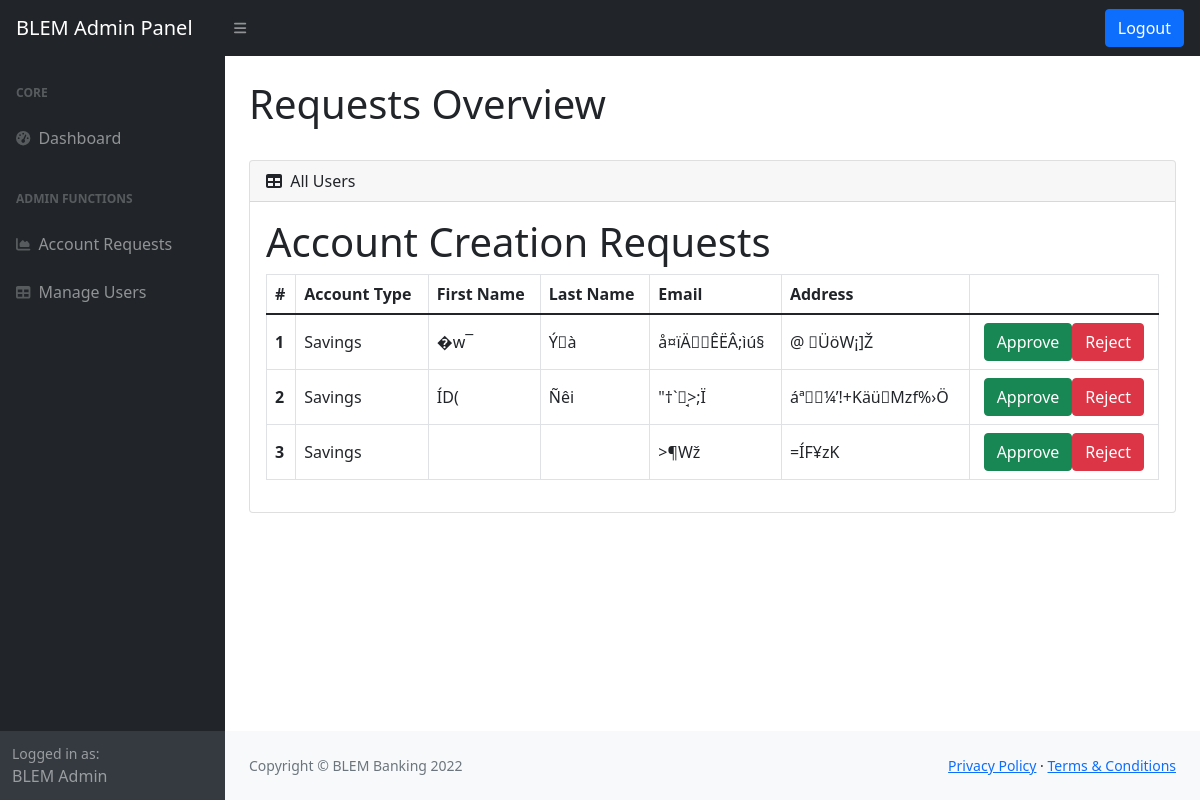
The page /pages/admin_pages/account_requests.php (signed in) on the database as committed earlier.
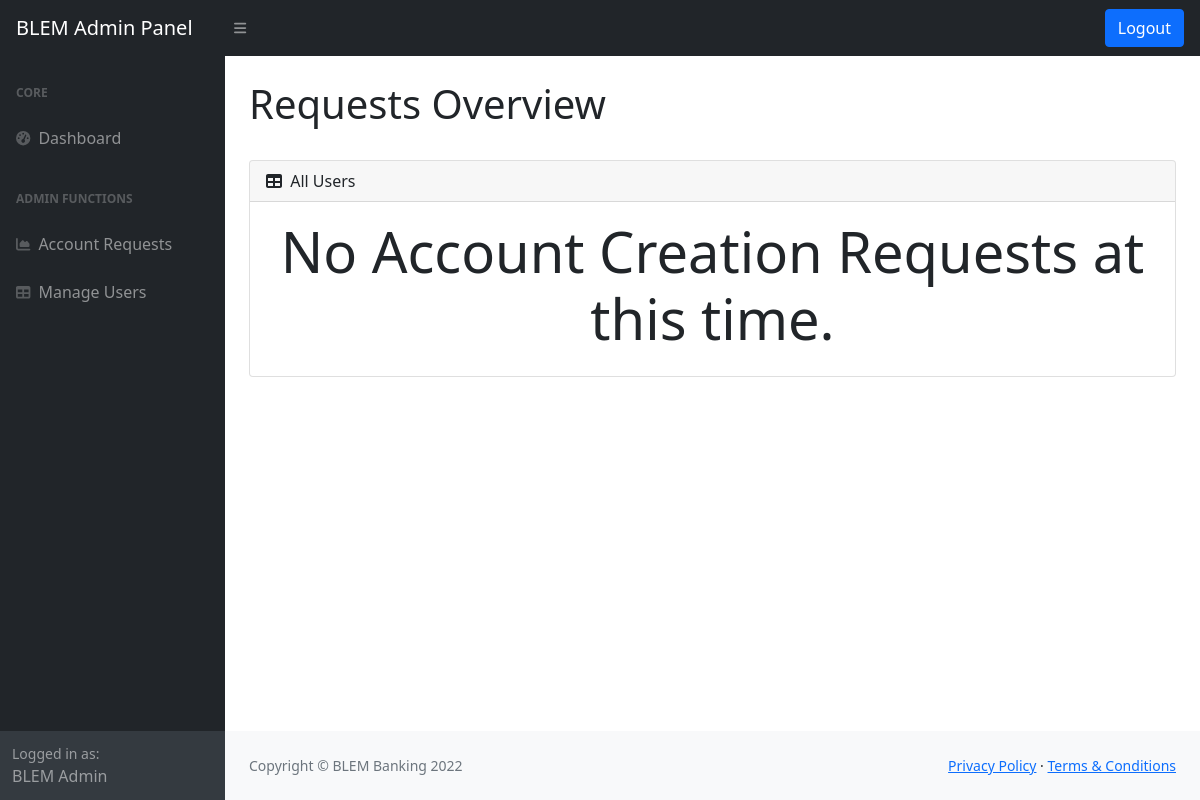
The same page on the database as committed later.
### tables this page shows
CREATE TABLE `acc_request` (
  `ID` int(50) NOT NULL,
  `acc_type` varchar(255) NOT NULL,
  `username` varchar(50) NOT NULL,
  `password` varchar(255) NOT NULL,
  `email` varchar(50) NOT NULL,
  `fname` varchar(50) NOT NULL,
  `lname` varchar(50) NOT NULL,
  `address` varchar(100) NOT NULL
);

### pages/admin_pages/account_requests.php (the view, shortened to what this page needs)
<?php
  include "../../lib/admin_request_handler.php";
?>
<html lang="en">
  <head>
    <link href="https://cdn.jsdelivr.net/npm/simple-datatables@latest/dist/style.css" rel="stylesheet" />
    <link href="../../styles/admin_styles.css" rel="stylesheet" />
  </head>
    <body class="sb-nav-fixed">
      <nav class="sb-topnav navbar navbar-expand navbar-dark bg-dark">
          <a class="navbar-brand ps-3" href="index.html">BLEM Admin Panel</a>
          <button class="btn btn-link btn-sm order-1 order-lg-0 me-4 me-lg-0" id="sidebarToggle" href="#!"><i class="fas fa-bars"></i></button>
          <form class="d-none d-md-inline-block form-inline ms-auto me-0 me-md-3 my-2 my-md-0" action="" method="post">
            <button name="logout" class="btn btn-primary form-inline my-2 my-lg-0">
              Logout
            </button>
          </form>
      </nav>
      <div id="layoutSidenav">
          <div id="layoutSidenav_nav">
              <nav class="sb-sidenav accordion sb-sidenav-dark" id="sidenavAccordion">
                  <div class="sb-sidenav-menu">
                      <div class="nav">
                          <div class="sb-sidenav-menu-heading">Core</div>
                          <a class="nav-link" href="admin_homepage.php">
                              <div class="sb-nav-link-icon"><i class="fas fa-tachometer-alt"></i></div>
                              Dashboard
                          </a>
                          <div class="sb-sidenav-menu-heading">Admin Functions</div>
                          <a class="nav-link" href="account_requests.php">
                              <div class="sb-nav-link-icon"><i class="fas fa-chart-area"></i></div>
                              Account Requests
                          </a>
                          <a class="nav-link" href="admin_manage.php">
                              <div class="sb-nav-link-icon"><i class="fas fa-table"></i></div>
                              Manage Users
                          </a>
                      </div>
                  </div>
                  <div class="sb-sidenav-footer">
                      <div class="small">Logged in as:</div>
                      BLEM Admin
                  </div>
              </nav>
          </div>
          <div id="layoutSidenav_content">
              <main>
                  <div class="container-fluid px-4">
                      <h1 class="mt-4">Requests Overview</h1>
                      <div class="card mb-4">
                          <div class="card-header">
                              <i class="fas fa-table me-1"></i>
                              All Users
                          </div>
                          <div class="card-body">
                              <?php
                                $query = "SELECT * FROM `acc_request`";
                                $result = $db->query($query);
                                if ($result->num_rows == 0) {
                                  echo '<div class="no-requests">';
                                  echo '<h1 class="display-4" style="text-align: center;">No Account Creation Requests at this time.</h1>';
                                  echo '</div>';
                                }else{
                                  echo '<div class="requests-title">';
                                  echo '<h1>Account Creation Requests</h1>';
                                  echo '</div>';
                                  echo '<table class="table table-bordered">';
                                  echo '<thead>';
                                  echo '<tr>';
                                  echo '<th class="align-middle" scope="col">#</th>';
                                  echo '<th class="align-middle" scope="col">Account Type</th>';
                                  echo '<th class="align-middle" scope="col">First Name</th>';
                                  echo '<th class="align-middle" scope="col">Last Name</th>';
                                  echo '<th class="align-middle" scope="col">Email</th>';
                                  echo '<th class="align-middle" scope="col">Address</th>';
                                  echo '<th class="align-middle" scope="col"></th>';
                                  echo '</tr>';
                                  echo '</thead>';
                                  echo '<tbody>';
                                  $count = 1;
                                  while ($row = $result->fetch_assoc()) {
                                    echo '<tr>';
                                    echo '<form action="" method="post">';
                                    echo '<th class="align-middle" scope="row">'.$count.'</th>';
                                    echo '<td class="align-middle">'.$row['acc_type'].'</td>';
                                    echo '<td class="align-middle">'.openssl_decrypt($row['fname'], $_SESSION['ciphering'], $_SESSION['key'], $_SESSION['options'], $_SESSION['encryption_iv']).'</td>';
                                    echo '<td class="align-middle">'.openssl_decrypt($row['lname'], $_SESSION['ciphering'], $_SESSION['key'], $_SESSION['options'], $_SESSION['encryption_iv']).'</td>';
                                    echo '<td class="align-middle">'.openssl_decrypt($row['email'], $_SESSION['ciphering'], $_SESSION['key'], $_SESSION['options'], $_SESSION['encryption_iv']).'</td>';
                                    echo '<td class="align-middle">'.openssl_decrypt($row['address'], $_SESSION['ciphering'], $_SESSION['key'], $_SESSION['options'], $_SESSION['encryption_iv']).'</td>';
                                    echo '<td class="align-middle">';
                                    echo '<center>';
                                    echo '<button name="approve" class="btn btn-success form-inline my-2 my-lg-0 mr-2 ml-2">';
                                    echo 'Approve';
                                    echo '</button>';
                                    echo '<button name="reject" class="btn btn-danger form-inline my-2 my-lg-0" mr-2 ml-2>';
                                    echo 'Reject';
                                    echo '</button>';
                                    echo '</td>';
                                    echo '</form>';
                                    echo '</tr>';
                                    $count++;
                                  }
                                  echo '</tbody>';
                                  echo '</table>';
                                }
                              ?>
                          </div>
                      </div>
                  </div>
              </main>
              <footer class="py-4 bg-light mt-auto">
                  <div class="container-fluid px-4">
                      <div class="d-flex align-items-center justify-content-between small">
                          <div class="text-muted">Copyright &copy; BLEM Banking 2022</div>
                          <div>
                              <a href="#">Privacy Policy</a>
                              &middot;
                              <a href="#">Terms &amp; Conditions</a>
                          </div>
                      </div>
                  </div>
              </footer>
          </div>
      </div>
  </body>
</html>

Rows that differ between the two databases and show on the page:
removed acc_request: acc_type "Savings", fname "�w¯", lname "Ý\u0005à", email "å¤ïÄ\u000e\u0016ÊËÂ;ìú§", address "@ \bÜöW¡]Ž"
removed acc_request: acc_type "Savings", fname "ÍD(", lname "Ñêi", email "\"†`\u0007̘>;Ï", address "áª\u0017\u0007¼’!+Käü\u0014Mzf%›Ö"
removed acc_request: acc_type "Savings", email ">¶Wž", address "=ÍF¥zK"
Other text that changed with them:
text no longer shown: "Account Creation Requests # Account Type First Name Last Name Email Address"
text now shown: "No Account Creation Requests at this time."
